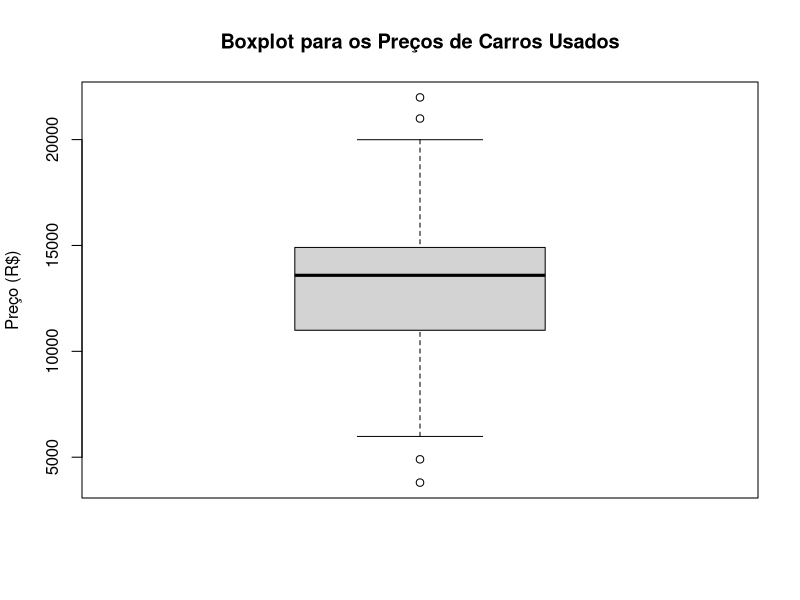
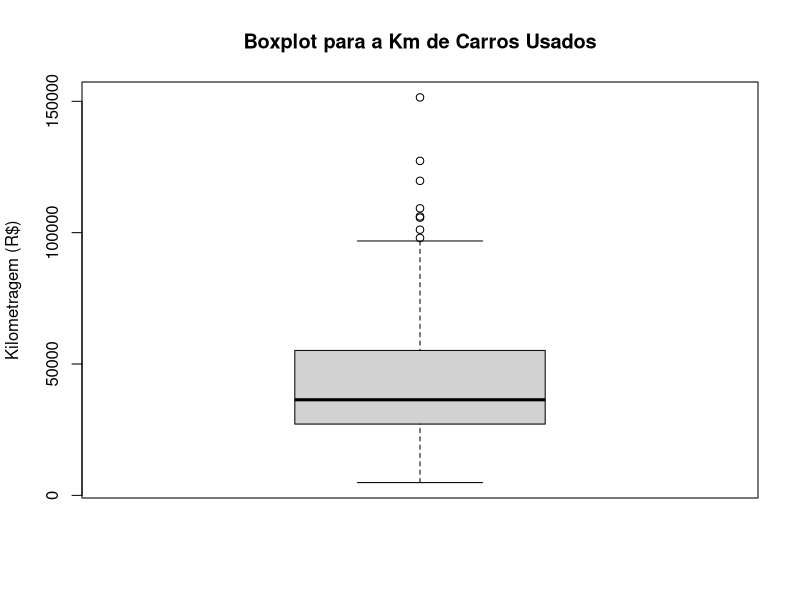
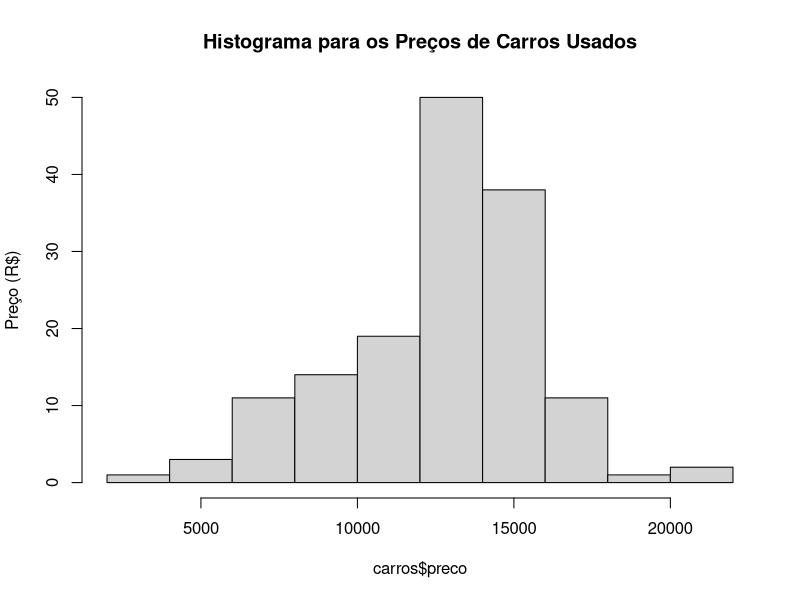
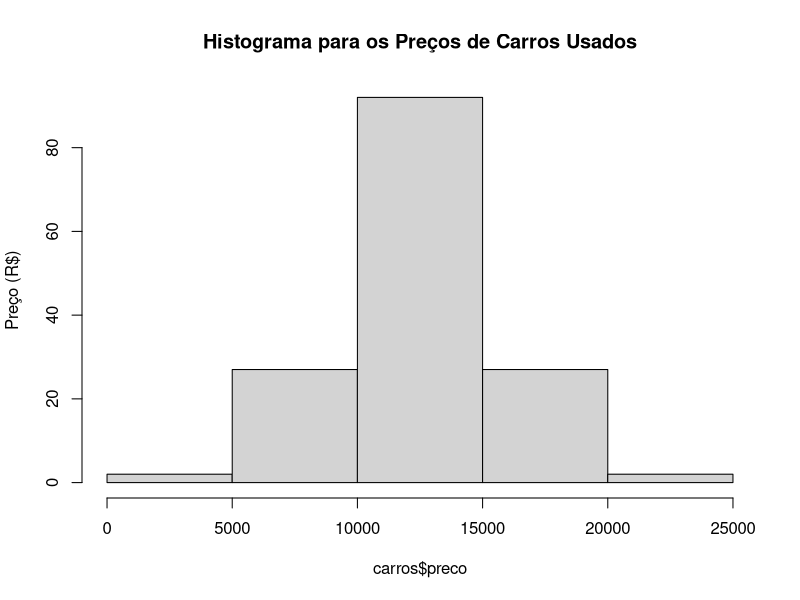
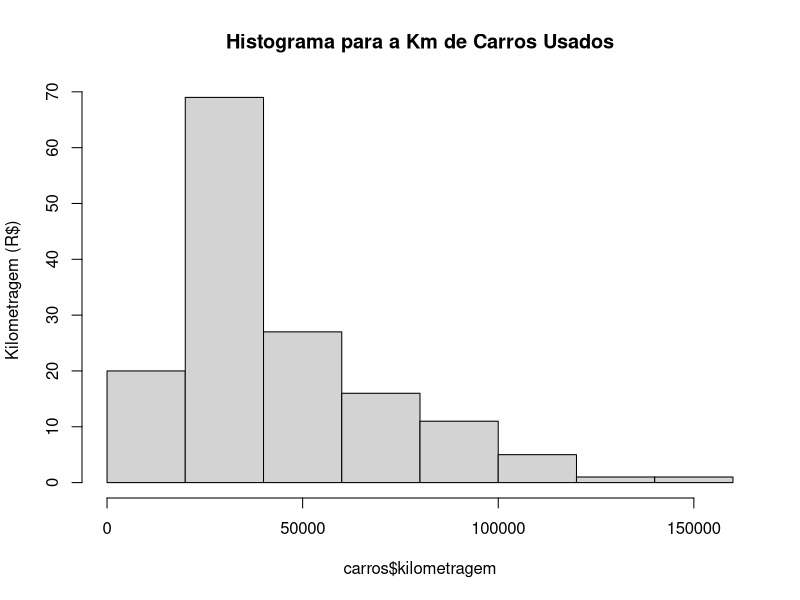
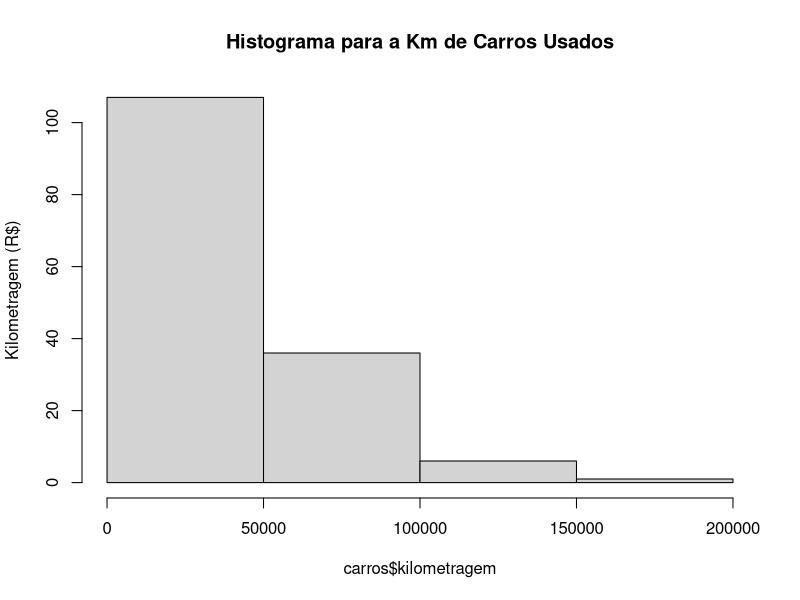
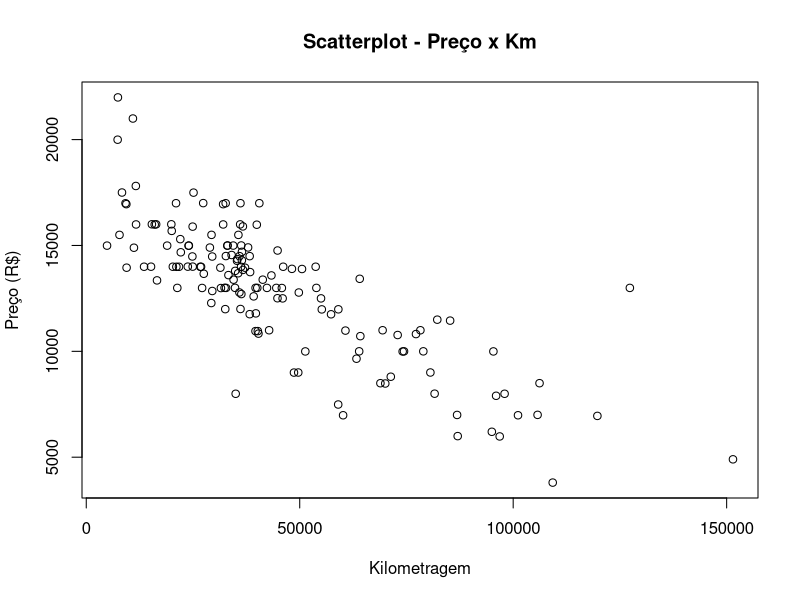

Generate these figures, in order, with R:
# A Importância da Análise Exploratória de Dados

# Configurando o diretório de trabalho
setwd("C:/Users/Julia/Desktop/CienciaDeDados/1.Big-Data-Analytics-com-R-e-Microsoft-Azure-Machine-Learning/11.Machine-Learning-em-Linguagem-R")
getwd()




###############  Análise Exploratória de Dados ###############



# - Antes de construirmos um modelo de regressão e um modelo de classificação precisamos antes falar sobre a análise exploratória de dados.

# - Independemente do tipo de modelo de Machine Learning que iremos construir, a análise explorátoria é uma etapa fundamental.
#   E o que seria isso? É simplesmente conhecer/compreender os dados.
#   Não podemos começar um processo de limpeza, transformação, pré processamento dos dados se não conhecemos os daods.
#   Precisamos antes conhecer os dados, saber as médias, medianas, como os dados estão distribuidos, se as variáveis são numéricas ou categórias ou
#   se vamos precisar fazer algum tipo de transformação nessas variáveis.

# - Ou seja, as etapas seguintes de pré processamento dependem de uma Análise Exploratória.

# - Normalmente depois que carregamos os dados, a análise exploratória é a 1ª etapa a ser realizada independentemente do tipo de modelo de
#   Machine Learning que iremos criar.


# - Iremos ver abaixo uma Visão Geral para uma Análise Exploratória de Dados (tanto quanto para variáveis numéricas e variáveis categórias)
#   (utilizaremos o dataset carros-usados)



# Carregando pacotes
library(dplyr)
library('ggplot2')
library(readr)


# Carregando o dataset
carros <- read_csv("carros-usados.csv")
View(carros)
head(carros)



####### RESUMO GERAL #######


# Resumo dos dados (interpretando os dados podemos ver que a variável "ano" não precisa ser numérica.)
str(carros) 

# Exibindo Medidas de Tendência Central (valor min, Q1, mediana, média, Q3, max) (valor mediana e média iguais INDICA distribuição normal)
summary(carros$ano)               

# Exibindo Medidas de Tendência Central para duas variáveis de uma vez
summary(carros[c('preco', 'kilometragem')])





####### Análise Exploratória de Dados Para Variáveis NUMÉRICAS #######

# Usando as funções

mean(carros$preco)                               # calcula a média da variável "preco"
median(carros$preco)                             # calcular a mediana da variável "preco" (metade dos valors acima e metade dos valores abaixo)

quantile(carros$preco)                           # calcula os quartis da variável "preco"
quantile(carros$preco, probs = c(0.01, 0.99))    # calcula percentis específicos, neste caso, o 1º e o 99º percentis, que são valores que dividem
#                                                  os dados em 1% e 99% das observações. Isso ajuda a identificar valores extremos nos dados. **

IQR(carros$preco)                                # diferença entre Q3 e Q1

range(carros$preco)                              # exibe a o valor máximo e o valor mínimo

diff(range(carros$preco))                        # calcula a diferença entre o valor máximo e o valor mínimo





####### Plots #######


## Boxplot **

# Leitura de Baixo Para Cima - Q1, Q2 (Mediana) e Q3

boxplot(carros$preco, main = "Boxplot para os Preços de Carros Usados", ylab = "Preço (R$)")
boxplot(carros$kilometragem, main = "Boxplot para a Km de Carros Usados", ylab = "Kilometragem (R$)")


## Histograma

# Indicam a frequência de valores dentro de cada bin (classe de valores)

hist(carros$preco, main = "Histograma para os Preços de Carros Usados", ylab = "Preço (R$)")
hist(carros$preco, main = "Histograma para os Preços de Carros Usados", breaks = 5, ylab = "Preço (R$)")

hist(carros$kilometragem, main = "Histograma para a Km de Carros Usados", ylab = "Kilometragem (R$)")
hist(carros$kilometragem, main = "Histograma para a Km de Carros Usados", breaks = 5, ylab = "Kilometragem (R$)")


## Scatterplot Preço x Km

# Usando o preço como variável dependente (y)

plot(x = carros$kilometragem, y = carros$preco,
     main = "Scatterplot - Preço x Km",
     xlab = "Kilometragem",
     ylab = "Preço (R$)")





####### Medidas de Dispersão ####### (** explicação abaixo)

var(carros$preco)
sd(carros$preco)

var(carros$kilometragem)
sd(carros$kilometragem)

# - Ao interpretar a variância, números maiores indicam que os dados estão espalhados mais amplamente em torno da média.
#   O desvio padrão indica, em média, a quantidade de cada valor diferente da média.














#### Explicando o quantile()

# 0%     25%     50%     75%    100% 
# 3800.0 10995.0 13591.5 14904.5 21992.0 

# 0% (Mínimo): O valor mínimo da variável "preco" nos dados é de $3.800.0. Isso significa que pelo menos uma observação tem esse valor ou um
#              valormenor.

# 25% (Primeiro Quartil - Q1): O primeiro quartil (25%) da variável "preco" é de $10.995.0. Isso significa que 25% das observações têm um valor
#                              de preço igual ou inferior a $10.995.0.

# 50% (Segundo Quartil - Mediana): A mediana (50%) da variável "preco" é de $13.591.5. Isso significa que metade das observações têm um valor de
#                                  preço igual ou inferior a $13.591.5, e metade tem um valor igual ou superior a esse valor. A mediana é uma 
#                                  medida de tendência central que divide os dados ao meio.

# 75% (Terceiro Quartil - Q3): O terceiro quartil (75%) da variável "preco" é de $14.904.5. Isso significa que 75% das observações têm um valor de
#                              preço igual ou inferior a $14.904.5.

# 100% (Máximo): O valor máximo da variável "preco" nos dados é de $21.992.0. Isso significa que pelo menos uma observação tem esse valor ou um 
#                valor maior.




#### Explicando Boxplot - para que serve:
  
# Os gráficos de boxplot são uma ferramenta poderosa para visualizar a distribuição de dados e identificar valores atípicos (outliers). Eles
# fornecem uma representação gráfica das medidas de tendência central e da dispersão dos dados. Aqui está como interpretar os boxplots:
  
# -> Box (Caixa): A caixa representa o intervalo interquartil (IQR), que contém a maioria dos dados (25% a 75%). A altura da caixa mostra a
#                 variação dentro desse intervalo.

# -> Linha dentro da Caixa: A linha dentro da caixa representa a mediana (Q2), que é a medida de tendência central que divide os dados ao meio.

# -> Whiskers (Hastes): As hastes que se estendem para cima e para baixo a partir da caixa são os "whiskers". Eles indicam a variação além do IQR.
#                       Valores fora das hastes são considerados outliers.

# -> Outliers (Valores Atípicos): Os pontos fora das hastes são considerados valores atípicos (outliers). Eles são observações que estão
#                                 significativamente distantes da maioria dos dados.

## Interpretação:
  
# - No primeiro boxplot (preço), a caixa mostra a variação de preços entre o primeiro quartil (Q1) e o terceiro quartil (Q3).
#   A mediana (linha dentro da caixa) está próxima a Q3, o que indica que a distribuição pode estar ligeiramente inclinada para a direita.

# - No segundo boxplot (quilometragem), a caixa mostra a variação da quilometragem entre Q1 e Q3. A mediana está próxima a Q1, sugerindo que
#   a distribuição pode estar inclinada para a esquerda. Há um outlier visível acima das hastes superiores, indicando um valor atípico na 
#   quilometragem.

# Os boxplots são úteis para identificar a distribuição, tendência central e valores atípicos nos dados de forma visual. Eles ajudam na análise 
# exploratória de dados e na compreensão da natureza das variáveis.




#### Explicando a Interpretação das Medidas de Dispersão

# Variância (var):
  
# - A variância é uma medida que indica o quanto os valores em um conjunto de dados se dispersam em relação à média.
# - Para a variável "preco," a variância é de 9,749,892. Isso significa que os preços dos carros usados se dispersam ao redor da média em uma
#   quantidade considerável. Valores maiores de variância indicam uma dispersão maior dos dados em relação à média.
# - Para a variável "kilometragem," a variância é de 728,033,954. Isso significa que as quilometragens dos carros usados também se dispersam 
#   amplamente em relação à média. 

# Desvio Padrão (sd - Standard Deviation):
  
# - O desvio padrão é uma medida de dispersão que indica, em média, a quantidade pela qual cada valor difere da média.
# - Para a variável "preco," o desvio padrão é de aproximadamente 3,122.482. Isso significa que, em média, os preços dos carros usados estão cerca
#   de 3,122.482 reais de distância da média de preços.
# - Para a variável "kilometragem," o desvio padrão é de aproximadamente 26,982.1. Isso significa que, em média, as quilometragens dos carros
#   usados estão cerca de 26,982.1 quilômetros de distância da média de quilometragem.

# A interpretação geral é que valores maiores de variância e desvio padrão indicam maior dispersão dos dados em relação à média, o que significa 
# que os valores estão mais espalhados. Valores menores indicam uma dispersão menor, o que significa que os valores tendem a estar mais próximos
# da média.

# Portanto, no seu conjunto de dados, tanto os preços quanto as quilometragens dos carros usados têm uma dispersão considerável em relação às
# médias, conforme indicado pelos valores de variância e desvio padrão. Isso pode ser útil para entender a variabilidade dos dados e avaliar o
# grau de consistência ou variação nos preços e quilometragens dos carros usados.




